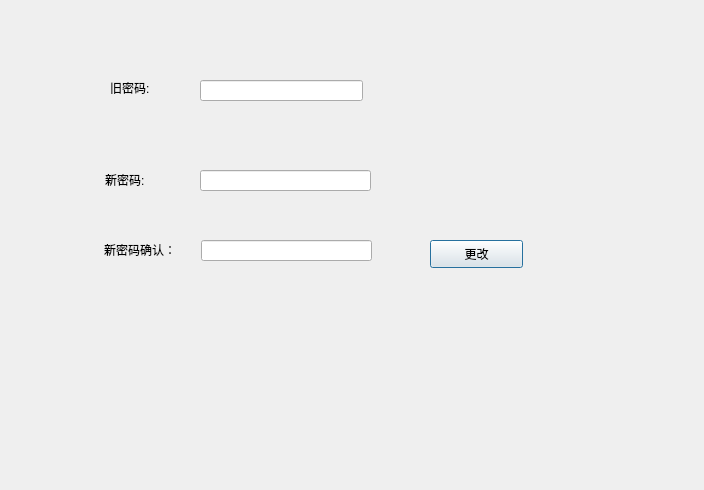
<?xml version="1.0" encoding="UTF-8"?>
<ui version="4.0">
 <class>UpdatepassWord</class>
 <widget class="QDialog" name="UpdatepassWord">
  <property name="geometry">
   <rect>
    <x>0</x>
    <y>0</y>
    <width>704</width>
    <height>490</height>
   </rect>
  </property>
  <property name="windowTitle">
   <string>Dialog</string>
  </property>
  <widget class="QLabel" name="label">
   <property name="geometry">
    <rect>
     <x>110</x>
     <y>80</y>
     <width>53</width>
     <height>16</height>
    </rect>
   </property>
   <property name="text">
    <string>旧密码:</string>
   </property>
  </widget>
  <widget class="QLabel" name="label_2">
   <property name="geometry">
    <rect>
     <x>105</x>
     <y>169</y>
     <width>61</width>
     <height>21</height>
    </rect>
   </property>
   <property name="text">
    <string>新密码:</string>
   </property>
  </widget>
  <widget class="QLabel" name="label_3">
   <property name="geometry">
    <rect>
     <x>104</x>
     <y>240</y>
     <width>91</width>
     <height>20</height>
    </rect>
   </property>
   <property name="text">
    <string>新密码确认：</string>
   </property>
  </widget>
  <widget class="QLineEdit" name="OldPwdlineedit">
   <property name="geometry">
    <rect>
     <x>200</x>
     <y>80</y>
     <width>163</width>
     <height>21</height>
    </rect>
   </property>
   <property name="echoMode">
    <enum>QLineEdit::PasswordEchoOnEdit</enum>
   </property>
  </widget>
  <widget class="QLineEdit" name="NewPwdlineedit">
   <property name="geometry">
    <rect>
     <x>200</x>
     <y>170</y>
     <width>171</width>
     <height>21</height>
    </rect>
   </property>
   <property name="echoMode">
    <enum>QLineEdit::Password</enum>
   </property>
  </widget>
  <widget class="QLineEdit" name="NewPwdCofirmlineedit">
   <property name="geometry">
    <rect>
     <x>201</x>
     <y>240</y>
     <width>171</width>
     <height>21</height>
    </rect>
   </property>
   <property name="echoMode">
    <enum>QLineEdit::Password</enum>
   </property>
  </widget>
  <widget class="QPushButton" name="changePassword">
   <property name="geometry">
    <rect>
     <x>430</x>
     <y>240</y>
     <width>93</width>
     <height>28</height>
    </rect>
   </property>
   <property name="text">
    <string>更改</string>
   </property>
  </widget>
 </widget>
 <resources/>
 <connections/>
</ui>
